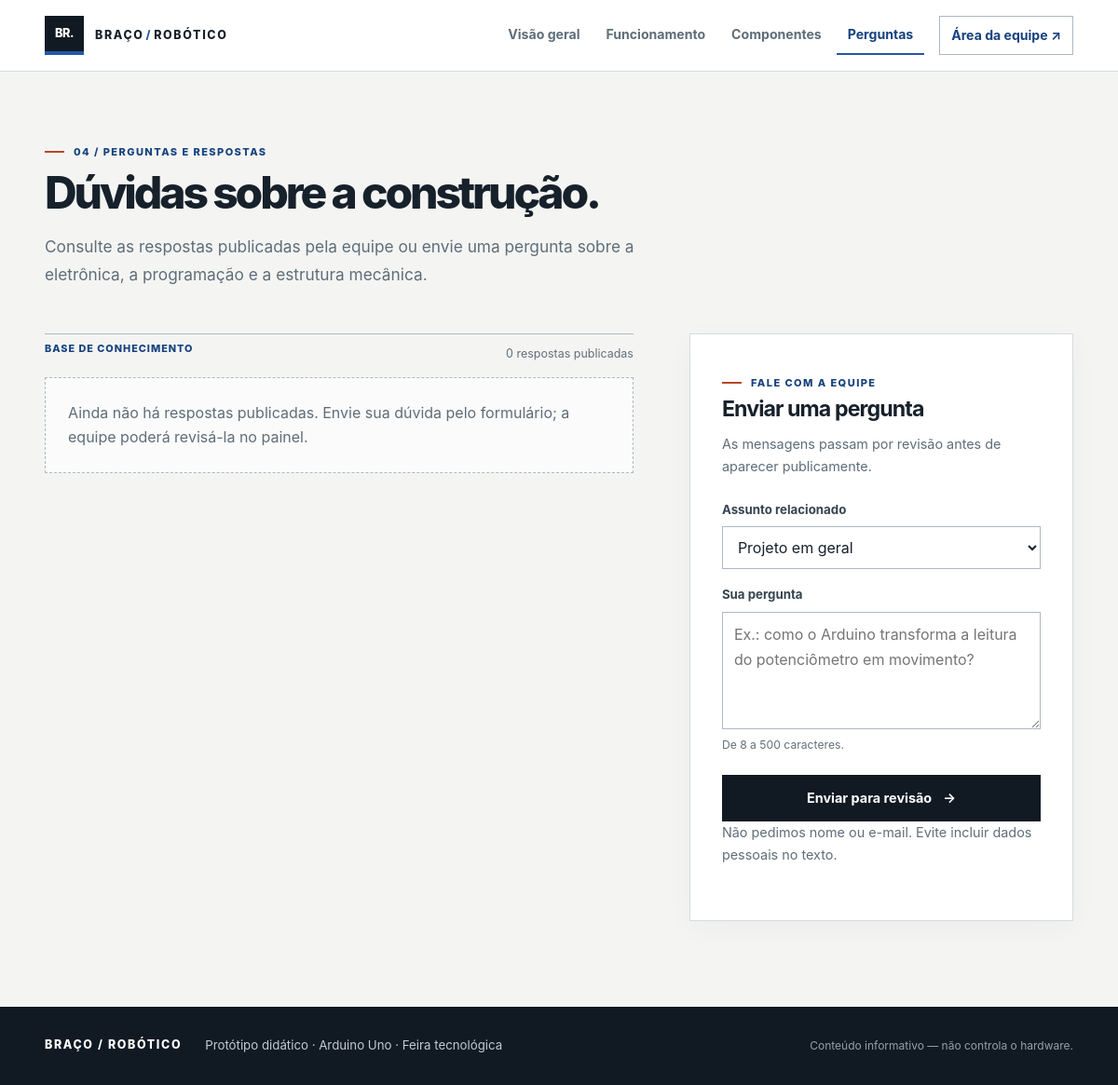
The app's page /duvidas.php, older data.
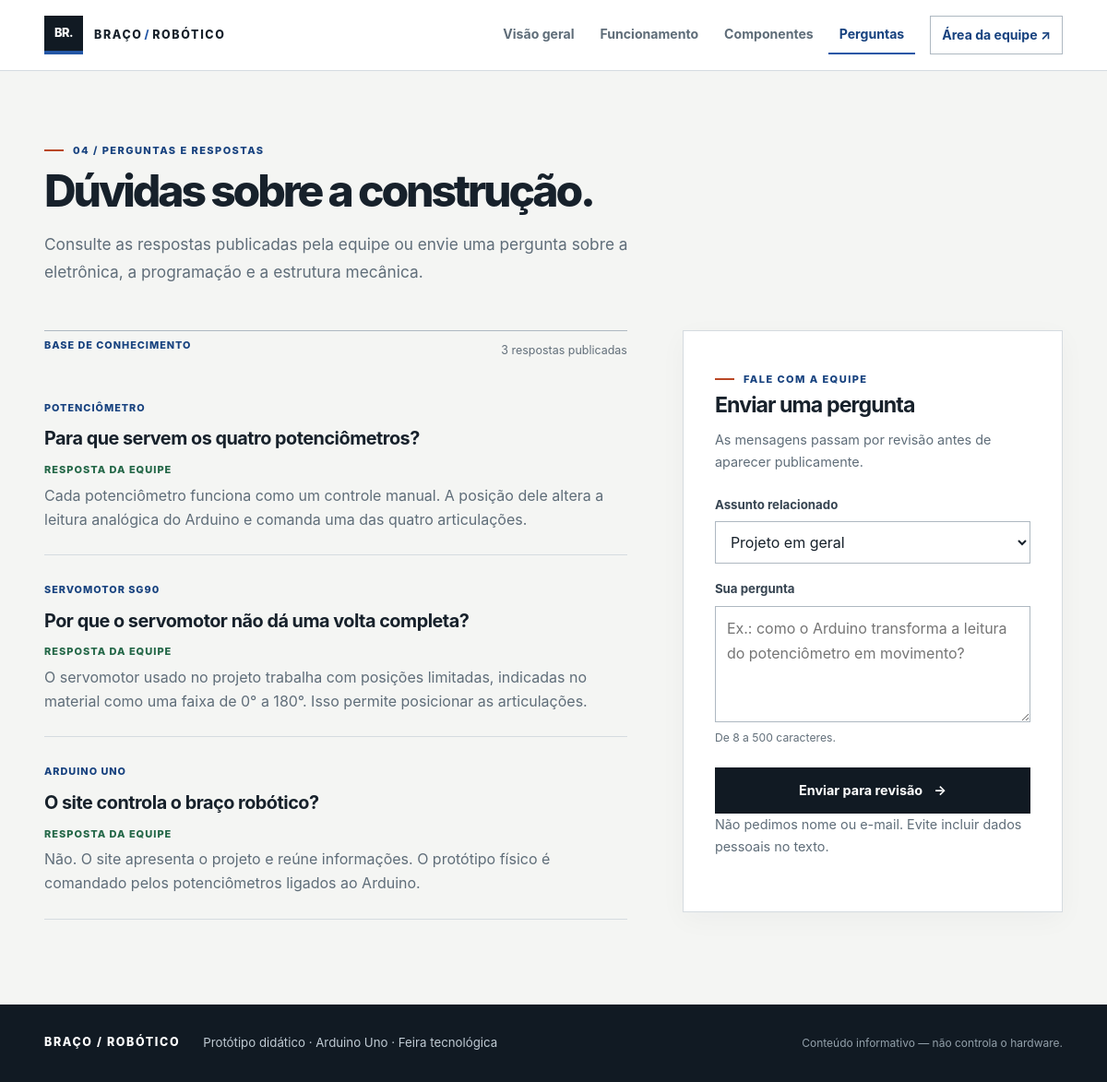
The same page, newer data.
### tables this page shows
CREATE TABLE IF NOT EXISTS perguntas (
  id INT UNSIGNED NOT NULL AUTO_INCREMENT,
  componente_id INT UNSIGNED NULL,
  pergunta VARCHAR(500) NOT NULL,
  resposta VARCHAR(500) NULL,
  status ENUM('pendente', 'publicada') NOT NULL DEFAULT 'pendente',
  origem_legada_id INT UNSIGNED NULL,
  criado_em TIMESTAMP NOT NULL DEFAULT CURRENT_TIMESTAMP,
  respondida_em TIMESTAMP NULL DEFAULT NULL,
  PRIMARY KEY (id),
  UNIQUE KEY uq_pergunta_legada (origem_legada_id),
  KEY idx_perguntas_status_data (status, criado_em),
  CONSTRAINT fk_perguntas_componente FOREIGN KEY (componente_id)
    REFERENCES componentes (id) ON DELETE SET NULL ON UPDATE CASCADE,
  CONSTRAINT ck_pergunta_texto CHECK (CHAR_LENGTH(pergunta) BETWEEN 5 AND 500)
);

CREATE TABLE IF NOT EXISTS componentes (
  id INT UNSIGNED NOT NULL AUTO_INCREMENT,
  categoria_id INT UNSIGNED NOT NULL,
  nome VARCHAR(80) NOT NULL,
  descricao VARCHAR(500) NOT NULL,
  quantidade TINYINT UNSIGNED NOT NULL DEFAULT 1,
  especificacao VARCHAR(120) NULL,
  criado_em TIMESTAMP NOT NULL DEFAULT CURRENT_TIMESTAMP,
  atualizado_em TIMESTAMP NOT NULL DEFAULT CURRENT_TIMESTAMP ON UPDATE CURRENT_TIMESTAMP,
  PRIMARY KEY (id),
  UNIQUE KEY uq_componentes_nome (nome),
  KEY idx_componentes_categoria (categoria_id),
  CONSTRAINT ck_componentes_qtd CHECK (quantidade BETWEEN 1 AND 99),
  CONSTRAINT fk_componentes_categoria FOREIGN KEY (categoria_id)
    REFERENCES categorias (id) ON DELETE RESTRICT ON UPDATE CASCADE
);

### src/bootstrap.php (called while the page is built, shortened)
<?php
spl_autoload_register(static function (string $class): void {
    $prefix = 'App\\';
    $file = __DIR__ . '/' . str_replace('\\', '/', substr($class, strlen($prefix))) . '.php';
});
require __DIR__ . '/helpers.php';

### config/config.local.php (called while the page is built)
<?php
return [
    'db' => [
        'host' => '127.0.0.1',
        'port' => '3307',
        'name' => 'braco_robotico',
        'user' => 'root',
        'pass' => '',
    ],
    'admin' => [
        'user' => '',
        'password_hash' => '',
    ],
];

### config/config.php (called while the page is built)
<?php
$local = is_file(__DIR__ . '/config.local.php') ? require __DIR__ . '/config.local.php' : [];
$localDb = $local['db'] ?? [];
$localAdmin = $local['admin'] ?? [];
$get = static function (string $key, mixed $fallback): mixed {
    $value = getenv($key);
    return $value !== false && $value !== '' ? $value : $fallback;
};
return [
    'db' => [
        'host' => $get('DB_HOST', $localDb['host'] ?? '127.0.0.1'),
        'port' => $get('DB_PORT', $localDb['port'] ?? '3307'),
        'name' => $get('DB_NAME', $localDb['name'] ?? 'braco_robotico'),
        'user' => $get('DB_USER', $localDb['user'] ?? 'root'),
        'pass' => $get('DB_PASS', $localDb['pass'] ?? ''),
        'charset' => 'utf8mb4',
    ],
    'admin' => [
        'user' => $get('ADMIN_USER', $localAdmin['user'] ?? ''),
        'password_hash' => $get('ADMIN_PASSWORD_HASH', $localAdmin['password_hash'] ?? ''),
    ],
];

### src/Database.php (called while the page is built, shortened)
<?php
final class Database
{
    private static ?PDO $pdo = null;
    public static function conectar(): PDO
    {
        if (self::$pdo === null) {
            $config = (require __DIR__ . '/../config/config.php')['db'];
            $dsn = sprintf(
                'mysql:host=%s;port=%s;dbname=%s;charset=%s',
                $config['host'], $config['port'], $config['name'], $config['charset']
            );
            self::$pdo = new PDO($dsn, $config['user'], $config['pass'], [
                PDO::ATTR_ERRMODE => PDO::ERRMODE_EXCEPTION,
                PDO::ATTR_DEFAULT_FETCH_MODE => PDO::FETCH_ASSOC,
                PDO::ATTR_EMULATE_PREPARES => false,
                PDO::ATTR_STRINGIFY_FETCHES => false,
            ]);
        }
        return self::$pdo;
    }
}

### src/Services/PerguntaService.php (called while the page is built, shortened)
<?php
final class PerguntaService
{
    private PDO $db;
    public function __construct()
    {
        $this->db = Database::conectar();
    }
    public function publicadas(): array
    {
        return $this->db->query(
            "SELECT p.id, p.pergunta, p.resposta, p.criado_em, c.nome AS componente
             FROM perguntas p LEFT JOIN componentes c ON c.id = p.componente_id
             WHERE p.status = 'publicada' AND p.resposta IS NOT NULL AND p.resposta <> ''
             ORDER BY p.respondida_em DESC, p.id DESC"
        )->fetchAll();
    }
}

### public/duvidas.php (the view, shortened to what the changed rows need)
<?php
require __DIR__ . '/../src/bootstrap.php';
$perguntaService = new PerguntaService();
$perguntas = $perguntaService->publicadas();
cabecalho('Perguntas', 'duvidas');
?>
<header class="page-heading">
  <h1 class="page-title">Dúvidas sobre a construção.</h1>
</header>
<div class="qa-layout">
  <section class="qa-list" aria-label="Perguntas respondidas">
    <div class="component-top" style="padding:0 0 15px"><span class="category-label">Base de conhecimento</span><span class="caption"><?= count($perguntas) ?> respostas publicadas</span></div>
    <?php if ($perguntas): ?>
      <?php foreach ($perguntas as $item): ?>
        <article class="question-card">
          <span class="category-label"><?= e($item['componente'] ?: 'Projeto') ?></span>
          <h2><?= e($item['pergunta']) ?></h2>
          <span class="answer-label">Resposta da equipe</span>
          <p><?= e($item['resposta']) ?></p>
        </article>
      <?php endforeach; ?>
    <?php else: ?>
      <div class="empty-state">Ainda não há respostas publicadas. Envie sua dúvida pelo formulário; a equipe poderá revisá-la no painel.</div>
    <?php endif; ?>
  </section>
  <aside class="qa-form-column">
    <form class="form-card" method="post" action="duvidas.php">
      <h2>Enviar uma pergunta</h2>
    </form>
  </aside>
</div>
<?php rodape(); ?>

### src/helpers.php (shortened to what the changed rows need)
<?php
function e(?string $value): string
{
    return htmlspecialchars($value ?? '', ENT_QUOTES | ENT_SUBSTITUTE, 'UTF-8');
}
function csrf_token(): string
{
    return (string) $_SESSION['csrf'];
}
function csrf_campo(): string
{
    return '<input type="hidden" name="csrf" value="' . e(csrf_token()) . '">';
}
function cabecalho(string $titulo, string $ativo = '', bool $admin = false, string $base = ''): void
{
    $itens = [
        'inicio' => ['index.php', 'Visão geral'],
        'como' => ['como-funciona.php', 'Funcionamento'],
        'componentes' => ['componentes.php', 'Componentes'],
        'duvidas' => ['duvidas.php', 'Perguntas'],
    ];
    echo '<!doctype html><html lang="pt-BR"><head><meta charset="utf-8">';
    $basePath = $admin ? '../' : $base;
    echo '<link rel="stylesheet" href="' . e($basePath) . 'css/style.css?v=3">';
    echo '</head><body>';
    echo '<header class="site-header"><div class="header-inner">';
    echo '<nav class="main-nav" aria-label="Navegação principal">';
    if ($admin) {
        $adminItens = ['painel' => ['index.php', 'Painel'], 'perguntas' => ['perguntas.php', 'Perguntas'], 'componentes' => ['componentes.php', 'Catálogo']];
        foreach ($adminItens as $key => [$url, $label]) {
            echo '<a href="' . e($url) . '" class="' . ($ativo === $key ? 'is-active' : '') . '">' . e($label) . '</a>';
        }
        echo '<form method="post" action="logout.php" class="nav-form">' . csrf_campo() . '<button class="nav-link" type="submit">Sair</button></form>';
    } else {
        foreach ($itens as $key => [$url, $label]) {
            echo '<a href="' . e($basePath . $url) . '" class="' . ($ativo === $key ? 'is-active' : '') . '">' . e($label) . '</a>';
        }
        echo '<a class="nav-admin" href="' . e($basePath . 'admin/login.php') . '">Área da equipe ↗</a>';
    }
    echo '</nav><button class="menu-toggle" type="button" aria-expanded="false" aria-controls="mobile-nav">Menu</button>';
    echo '</div><div id="mobile-nav" class="mobile-nav" hidden>';
    echo '</div></header><main id="conteudo" class="page-shell">';
}
function rodape(bool $admin = false, string $base = ''): void
{
    echo '</main><footer class="site-footer"><div class="footer-inner">';
    echo '</div></footer>';
    $basePath = $admin ? '../' : $base;
    echo '<script src="' . e($basePath) . 'js/site.js?v=3" defer></script></body></html>';
}

Row changes from the older to the newer data that the page shows:
added perguntas: componente.nome "POTENCIÔMETRO", pergunta "Para que servem os quatro potenciômetros?", resposta "Cada potenciômetro funciona como um controle manual. A posição dele altera a leitura analógica do Arduino e comanda uma das quatro articulações."
added perguntas: componente.nome "SERVOMOTOR SG90", pergunta "Por que o servomotor não dá uma volta completa?", resposta "O servomotor usado no projeto trabalha com posições limitadas, indicadas no material como uma faixa de 0° a 180°. Isso permite posicionar as articulações."
added perguntas: componente.nome "ARDUINO UNO", pergunta "O site controla o braço robótico?", resposta "Não. O site apresenta o projeto e reúne informações. O protótipo físico é comandado pelos potenciômetros ligados ao Arduino."
Text that changed along with them:
count($perguntas): "0" → "3"
text no longer shown: "Ainda não há respostas publicadas. Envie sua dúvida pelo formulário; a equipe poderá revisá-la no painel."
